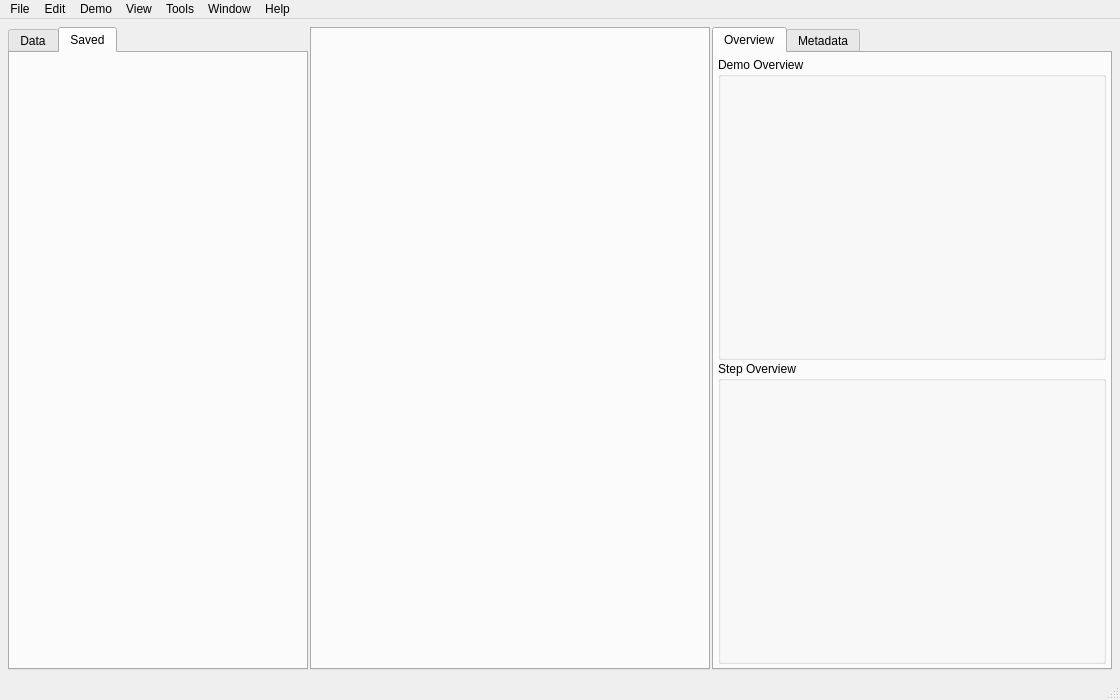
<?xml version="1.0" encoding="UTF-8"?>
<ui version="4.0">
 <class>MainWindow</class>
 <widget class="QMainWindow" name="MainWindow">
  <property name="geometry">
   <rect>
    <x>0</x>
    <y>0</y>
    <width>1120</width>
    <height>700</height>
   </rect>
  </property>
  <property name="windowTitle">
   <string>MainWindow</string>
  </property>
  <widget class="QWidget" name="centralwidget">
   <layout class="QVBoxLayout" name="verticalLayout">
    <property name="spacing">
     <number>4</number>
    </property>
    <property name="leftMargin">
     <number>4</number>
    </property>
    <property name="topMargin">
     <number>4</number>
    </property>
    <property name="rightMargin">
     <number>4</number>
    </property>
    <property name="bottomMargin">
     <number>4</number>
    </property>
    <item>
     <widget class="QStackedWidget" name="centralTabs">
      <property name="mouseTracking">
       <bool>true</bool>
      </property>
      <property name="acceptDrops">
       <bool>true</bool>
      </property>
      <property name="lineWidth">
       <number>0</number>
      </property>
      <widget class="QWidget" name="editStackPage">
       <layout class="QHBoxLayout" name="horizontalLayout_3">
        <property name="spacing">
         <number>2</number>
        </property>
        <property name="leftMargin">
         <number>4</number>
        </property>
        <property name="topMargin">
         <number>4</number>
        </property>
        <property name="rightMargin">
         <number>4</number>
        </property>
        <property name="bottomMargin">
         <number>4</number>
        </property>
        <item>
         <widget class="QTabWidget" name="dataView">
          <property name="sizePolicy">
           <sizepolicy hsizetype="Maximum" vsizetype="Expanding">
            <horstretch>0</horstretch>
            <verstretch>0</verstretch>
           </sizepolicy>
          </property>
          <property name="minimumSize">
           <size>
            <width>300</width>
            <height>0</height>
           </size>
          </property>
          <property name="currentIndex">
           <number>1</number>
          </property>
          <widget class="DemoPage" name="demoDataPage">
           <attribute name="title">
            <string>Data</string>
           </attribute>
           <layout class="QVBoxLayout" name="verticalLayout_6">
            <property name="leftMargin">
             <number>4</number>
            </property>
            <property name="topMargin">
             <number>4</number>
            </property>
            <property name="rightMargin">
             <number>4</number>
            </property>
            <property name="bottomMargin">
             <number>4</number>
            </property>
            <item>
             <widget class="QGroupBox" name="groupBox_3">
              <property name="title">
               <string>GroupBox</string>
              </property>
             </widget>
            </item>
            <item>
             <widget class="QGroupBox" name="groupBox_4">
              <property name="title">
               <string>GroupBox</string>
              </property>
             </widget>
            </item>
           </layout>
          </widget>
          <widget class="QWidget" name="tab_5">
           <attribute name="title">
            <string>Saved</string>
           </attribute>
          </widget>
         </widget>
        </item>
        <item>
         <widget class="QTabWidget" name="tabWidget">
          <property name="enabled">
           <bool>false</bool>
          </property>
          <property name="acceptDrops">
           <bool>true</bool>
          </property>
          <property name="elideMode">
           <enum>Qt::ElideNone</enum>
          </property>
          <property name="documentMode">
           <bool>false</bool>
          </property>
          <property name="tabsClosable">
           <bool>false</bool>
          </property>
          <property name="movable">
           <bool>true</bool>
          </property>
          <property name="tabBarAutoHide">
           <bool>false</bool>
          </property>
         </widget>
        </item>
        <item>
         <widget class="QTabWidget" name="viewTabs">
          <property name="minimumSize">
           <size>
            <width>0</width>
            <height>0</height>
           </size>
          </property>
          <property name="maximumSize">
           <size>
            <width>16555215</width>
            <height>16777215</height>
           </size>
          </property>
          <property name="currentIndex">
           <number>0</number>
          </property>
          <widget class="QWidget" name="demoViewTab">
           <attribute name="title">
            <string>Overview</string>
           </attribute>
           <layout class="QVBoxLayout" name="verticalLayout_8">
            <property name="spacing">
             <number>1</number>
            </property>
            <property name="leftMargin">
             <number>4</number>
            </property>
            <property name="topMargin">
             <number>4</number>
            </property>
            <property name="rightMargin">
             <number>4</number>
            </property>
            <property name="bottomMargin">
             <number>4</number>
            </property>
            <item>
             <widget class="QGroupBox" name="groupBox">
              <property name="title">
               <string>Demo Overview</string>
              </property>
             </widget>
            </item>
            <item>
             <widget class="QGroupBox" name="groupBox_2">
              <property name="title">
               <string>Step Overview</string>
              </property>
             </widget>
            </item>
           </layout>
          </widget>
          <widget class="QWidget" name="metadataViewTab">
           <attribute name="title">
            <string>Metadata</string>
           </attribute>
          </widget>
         </widget>
        </item>
       </layout>
       <zorder>tabWidget</zorder>
       <zorder>dataView</zorder>
       <zorder>viewTabs</zorder>
      </widget>
      <widget class="QWidget" name="centralTabsPage2">
       <layout class="QHBoxLayout" name="horizontalLayout_2">
        <item>
         <layout class="QHBoxLayout" name="horizontalLayout"/>
        </item>
       </layout>
      </widget>
     </widget>
    </item>
   </layout>
  </widget>
  <widget class="QMenuBar" name="menubar">
   <property name="geometry">
    <rect>
     <x>0</x>
     <y>0</y>
     <width>1120</width>
     <height>22</height>
    </rect>
   </property>
   <widget class="QMenu" name="menuFile">
    <property name="title">
     <string>File</string>
    </property>
    <addaction name="actionOpen_Ops"/>
    <addaction name="actionSave_Ops"/>
    <addaction name="separator"/>
    <addaction name="actionOpen_Demo"/>
    <addaction name="actionOpen_Audio"/>
    <addaction name="actionImport_Script"/>
    <addaction name="separator"/>
   </widget>
   <widget class="QMenu" name="menuEdit">
    <property name="title">
     <string>Edit</string>
    </property>
    <addaction name="actionPreferences"/>
   </widget>
   <widget class="QMenu" name="menuDemo">
    <property name="title">
     <string>Demo</string>
    </property>
    <addaction name="actionView_metadata"/>
    <addaction name="actionRename"/>
    <addaction name="actionExport_to_XML"/>
   </widget>
   <widget class="QMenu" name="menuView">
    <property name="title">
     <string>View</string>
    </property>
    <addaction name="actionOperations"/>
    <addaction name="actionMetadata_editor"/>
    <addaction name="actionProduction_editor"/>
   </widget>
   <widget class="QMenu" name="menuTools">
    <property name="title">
     <string>Tools</string>
    </property>
    <addaction name="actionPreferences_2"/>
   </widget>
   <widget class="QMenu" name="menuWindow">
    <property name="title">
     <string>Window</string>
    </property>
    <addaction name="actionQuit"/>
   </widget>
   <widget class="QMenu" name="menuHelp">
    <property name="title">
     <string>Help</string>
    </property>
    <addaction name="actionAbout"/>
    <addaction name="actionHow_to_use"/>
   </widget>
   <addaction name="menuFile"/>
   <addaction name="menuEdit"/>
   <addaction name="menuDemo"/>
   <addaction name="menuView"/>
   <addaction name="menuTools"/>
   <addaction name="menuWindow"/>
   <addaction name="menuHelp"/>
  </widget>
  <widget class="QStatusBar" name="statusbar"/>
  <action name="actionOpen_Ops">
   <property name="text">
    <string>Open Ops</string>
   </property>
  </action>
  <action name="actionOpen_Demo">
   <property name="text">
    <string>Import Demo</string>
   </property>
  </action>
  <action name="actionOpen_Audio">
   <property name="text">
    <string>Import Audio</string>
   </property>
  </action>
  <action name="actionImport_Script">
   <property name="text">
    <string>Import Script</string>
   </property>
  </action>
  <action name="actionSave_Ops">
   <property name="text">
    <string>Save Ops</string>
   </property>
  </action>
  <action name="actionPreferences">
   <property name="text">
    <string>Preferences</string>
   </property>
  </action>
  <action name="actionView_metadata">
   <property name="text">
    <string>View metadata</string>
   </property>
  </action>
  <action name="actionRename">
   <property name="text">
    <string>Rename </string>
   </property>
  </action>
  <action name="actionExport_to_XML">
   <property name="text">
    <string>Export to XML</string>
   </property>
  </action>
  <action name="actionOperations">
   <property name="text">
    <string>Operations</string>
   </property>
  </action>
  <action name="actionMetadata_editor">
   <property name="text">
    <string>Metadata editor</string>
   </property>
  </action>
  <action name="actionProduction_editor">
   <property name="text">
    <string>Production editor</string>
   </property>
  </action>
  <action name="actionAbout">
   <property name="text">
    <string>About</string>
   </property>
  </action>
  <action name="actionHow_to_use">
   <property name="text">
    <string>How to use</string>
   </property>
  </action>
  <action name="actionQuit">
   <property name="text">
    <string>Quit</string>
   </property>
  </action>
  <action name="actionPreferences_2">
   <property name="text">
    <string>Preferences</string>
   </property>
  </action>
 </widget>
 <customwidgets>
  <customwidget>
   <class>DemoPage</class>
   <extends>QWidget</extends>
   <header location="global">demopage.h</header>
   <container>1</container>
  </customwidget>
 </customwidgets>
 <resources/>
 <connections/>
</ui>
